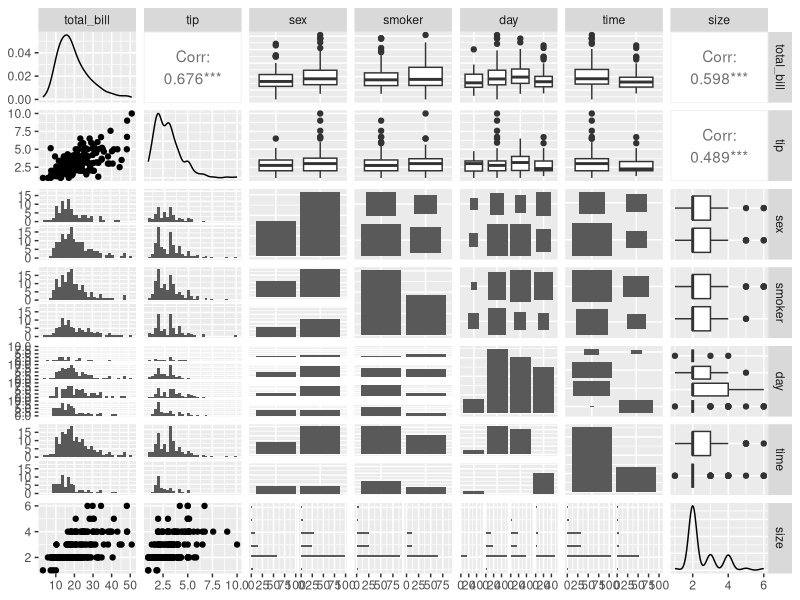

Here is the R script that generated this plot:
library(ggplot2)
library(reshape2)
head(tips)
data(tips, package = 'reshape2')
GGally::ggpairs(tips)
unique(tips$day)
unique(tips$sex)
summary(tips)
t.test(tips$tip, alternative = 'two.sided', mu=2.5)
t.test(tips$tip, alternative = 'greater', mu=2.5)
sd(tips$tip)
aggregate(tip ~ sex, data = tips, var)
shapiro.test(tips$tip)
shapiro.test(tips$tip[tips$sex=="Female"])
shapiro.test(tips$tip[tips$sex=="Male"])
